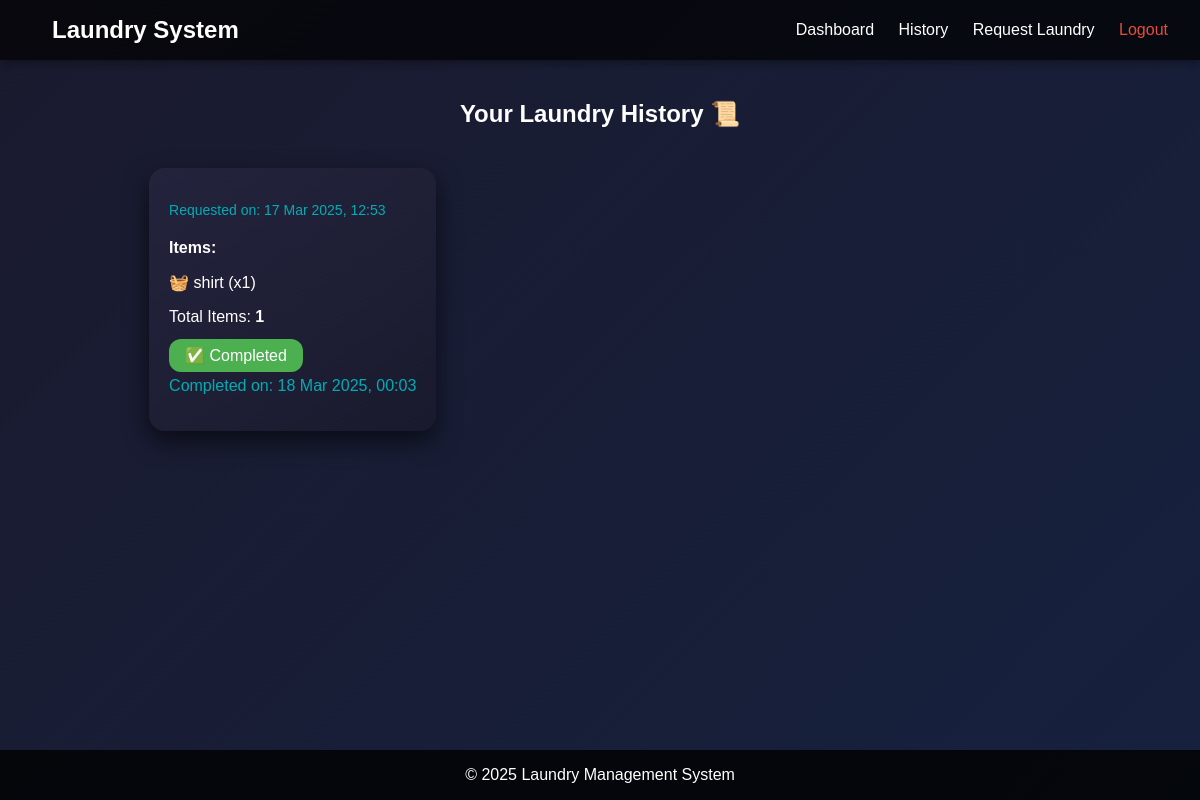
The page /history/ (signed in) on the database its author committed.
### laundry/models.py (models this page shows, shortened)
class LaundryRequest(models.Model):
    STATUS_CHOICES = [
        ('Pending', 'Pending'),
        ('Recieved', 'Recieved'),
        ('In Progress', 'In Progress'),
        ('Completed', 'Completed'),
    ]
    user = models.ForeignKey(User, on_delete=models.CASCADE)
    items = models.ManyToManyField(LaundryItem, through='LaundryRequestItem')
    status = models.CharField(max_length=20, choices=STATUS_CHOICES, default='Pending')
    created_at = models.DateTimeField(auto_now_add=True)
    completed_at = models.DateTimeField(null=True, blank=True)  # New Field

class LaundryRequestItem(models.Model):
    laundry_request = models.ForeignKey(LaundryRequest, on_delete=models.CASCADE)
    item = models.ForeignKey(LaundryItem, on_delete=models.CASCADE)
    quantity = models.PositiveIntegerField(default=1)

class LaundryItem(models.Model):
    name = models.CharField(max_length=50, unique=True)

### laundry/views.py (the view)
# urls.py: path("history/", request_history, name="history"),  # New history page
@login_required
def request_history(request):
    history_requests = LaundryRequest.objects.filter(user=request.user).order_by("-created_at")
    return render(request, "history.html", {"requests": history_requests})

### laundry/templates/history.html (shortened to what this page needs)
{% extends 'base.html' %}
{% block content %}
<h2 style="text-align: center; color: #ffffff; margin-bottom: 40px;">Your Laundry History 📜</h2>
{% if requests %}
<div style="display: grid; grid-template-columns: repeat(3, 1fr); gap: 20px; padding: 0 20px;">
    {% for request in requests %}
    <div style="background: linear-gradient(145deg, #23233d, #1a1a2e); padding: 20px; border-radius: 16px; box-shadow: 0 10px 25px rgba(0,0,0,0.6); transition: transform 0.3s;">
        <p style="color: #00adb5; font-size: 14px; margin-bottom: 8px;">
            Requested on: {{ request.created_at|date:"d M Y, H:i" }}
        </p>
        <h4 style="color: #ffffff; margin-bottom: 16px;">Items:</h4>
        <ul style="list-style: none; padding-left: 0; color: #ffffff;">
            {% for item in request.laundryrequestitem_set.all %}
                <li style="margin-bottom: 8px;">🧺 {{ item.item.name }} (x{{ item.quantity }})</li>
            {% endfor %}
        </ul>
        <p style="color: #ffffff; margin: 12px 0;">Total Items: <strong>{{ request.laundryrequestitem_set.all|length }}</strong></p>
        <div style="margin-top: 20px;">
            {% if request.status == 'Completed' %}
                <span style="background: #4CAF50; color: white; padding: 8px 16px; border-radius: 12px;">✅ Completed</span>
                <p style="margin-top: 12px; color: #00adb5;">Completed on: {{ request.completed_at|date:"d M Y, H:i" }}</p>
            {% elif request.status == 'In Progress' %}
                <span style="background: #FFC107; color: #1a1a2e; padding: 8px 16px; border-radius: 12px;">🔄 In Progress</span>
                <p style="margin-top: 12px; color: #ffcc66;">Pending completion...</p>
            {% else %}
                <span style="background: #607D8B; color: white; padding: 8px 16px; border-radius: 12px;">⏳ Pending</span>
            {% endif %}
        </div>
    </div>
    {% endfor %}
</div>
{% endif %}
{% endblock %}

### laundry/templates/base.html (style rules this page uses)
body { margin: 0; padding: 0; min-height: 100vh; display: flex; flex-direction: column; background: linear-gradient(135deg, #1a1a2e, #16213e); color: white; font-family: Arial, sans-serif; }

### rows shown on the page
LaundryRequest: created_at "17 Mar 2025, 12:53", laundryrequestitem_set.all|length "1", completed_at "18 Mar 2025, 00:03"
LaundryRequestItem: item.name "shirt", quantity "1"
